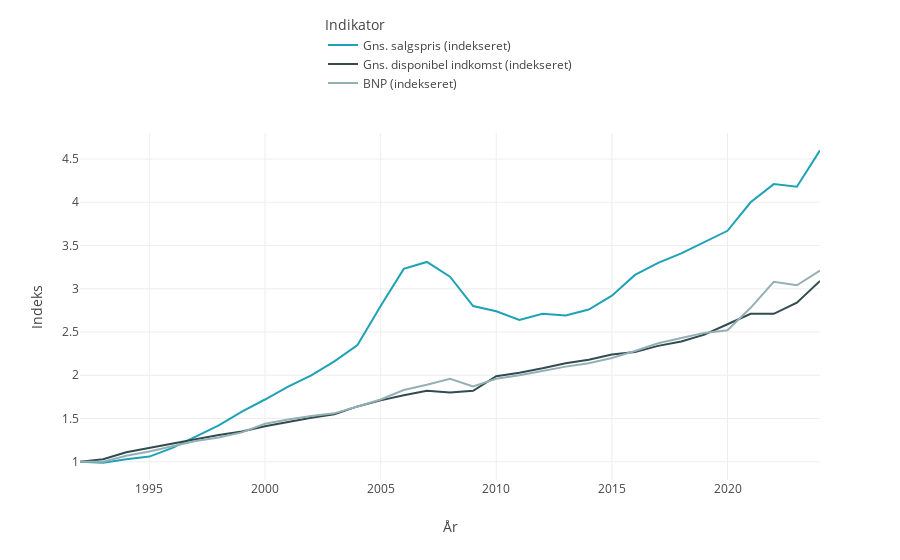

This figure's notebook cell:
### Markdown cell above
### Danish

### Code cell
# Renaming labels for chart
translations = {
    "Average sales price (indexed)": "Gns. salgspris (indekseret)",
    "Average disposable income (indexed)": "Gns. disponibel indkomst (indekseret)",
    "GDP (indexed)": "BNP (indekseret)",
    "Year": "År",
    "Index": "Indeks",
    "Indicator": "Indikator",
}
data_to_display["Indicator"] = data_to_display["Indicator"].map(translations)
data_to_display = data_to_display.rename(columns=translations)

# Plotting the data on a chart
fig = px.line(
    data_to_display,
    x="År",
    y="Indeks",
    color="Indikator",
)
# fig.update_layout({"title": chart_title_dk})
fig.update_traces(textposition="top center")

# Customize the layout to position the legend in the middle on top
fig.update_layout(
    legend=dict(
        x=0.5,  # Position along the x-axis (0.5 is the center)
        y=1.1,  # Position above the plot area (greater than 1 to move it above)
        xanchor="center",  # Center the legend horizontally
        yanchor="bottom",  # Align the bottom of the legend to the y=1.1 position
        bgcolor="rgba(255, 255, 255, 0.5)",  # Transparent background for the legend
    ),
)

# Export to a standalone HTML file
html_str = pio.to_html(fig, full_html=False, include_plotlyjs="cdn")
with open("Charts/Figure3_DK.html", "w", encoding="utf-8") as f:
    f.write(html_str)

# Exporting as a PNG file
# fig.write_image("Charts/Figure3_DK.png")

# Previewing
fig

### Figure 1 — Plotly figure (JSON) as saved in the notebook; plotly's stock layout.template omitted (floating-point values rounded to 4 significant figures)
{"data": [{"hovertemplate": "Indikator=Gns. salgspris (indekseret)<br>År=%{x}<br>Indeks=%{y}<extra></extra>", "legendgroup": "Gns. salgspris (indekseret)", "line": {"color": "#1ea2b5", "dash": "solid"}, "marker": {"symbol": "circle"}, "mode": "lines", "name": "Gns. salgspris (indekseret)", "orientation": "v", "showlegend": true, "textposition": "top center", "type": "scatter", "x": [2024, 2023, 2022, 2021, 2020, 2019, 2018, 2017, 2016, 2015, 2014, 2013, 2012, 2011, 2010, 2009, 2008, 2007, 2006, 2005, 2004, 2003, 2002, 2001, 2000, 1999, 1998, 1997, 1996, 1995, 1994, 1993, 1992], "xaxis": "x", "y": [4.6, 4.18, 4.21, 4, 3.67, 3.54, 3.41, 3.3, 3.16, 2.92, 2.76, 2.69, 2.71, 2.64, 2.74, 2.8, 3.14, 3.31, 3.23, 2.8, 2.35, 2.16, 2, 1.87, 1.72, 1.58, 1.42, 1.29, 1.16, 1.06, 1.03, 0.99, 1], "yaxis": "y"}, {"hovertemplate": "Indikator=Gns. disponibel indkomst (indekseret)<br>År=%{x}<br>Indeks=%{y}<extra></extra>", "legendgroup": "Gns. disponibel indkomst (indekseret)", "line": {"color": "#324b4f", "dash": "solid"}, "marker": {"symbol": "circle"}, "mode": "lines", "name": "Gns. disponibel indkomst (indekseret)", "orientation": "v", "showlegend": true, "textposition": "top center", "type": "scatter", "x": [2024, 2023, 2022, 2021, 2020, 2019, 2018, 2017, 2016, 2015, 2014, 2013, 2012, 2011, 2010, 2009, 2008, 2007, 2006, 2005, 2004, 2003, 2002, 2001, 2000, 1999, 1998, 1997, 1996, 1995, 1994, 1993, 1992], "xaxis": "x", "y": [3.09, 2.84, 2.71, 2.71, 2.59, 2.47, 2.39, 2.34, 2.27, 2.24, 2.18, 2.14, 2.08, 2.03, 1.99, 1.82, 1.8, 1.82, 1.77, 1.71, 1.64, 1.55, 1.51, 1.46, 1.41, 1.35, 1.31, 1.26, 1.21, 1.16, 1.11, 1.03, 1], "yaxis": "y"}, {"hovertemplate": "Indikator=BNP (indekseret)<br>År=%{x}<br>Indeks=%{y}<extra></extra>", "legendgroup": "BNP (indekseret)", "line": {"color": "#95b0b5", "dash": "solid"}, "marker": {"symbol": "circle"}, "mode": "lines", "name": "BNP (indekseret)", "orientation": "v", "showlegend": true, "textposition": "top center", "type": "scatter", "x": [2024, 2023, 2022, 2021, 2020, 2019, 2018, 2017, 2016, 2015, 2014, 2013, 2012, 2011, 2010, 2009, 2008, 2007, 2006, 2005, 2004, 2003, 2002, 2001, 2000, 1999, 1998, 1997, 1996, 1995, 1994, 1993, 1992], "xaxis": "x", "y": [3.21, 3.04, 3.08, 2.78, 2.52, 2.49, 2.43, 2.37, 2.28, 2.2, 2.14, 2.1, 2.05, 2, 1.96, 1.87, 1.96, 1.89, 1.83, 1.72, 1.64, 1.56, 1.53, 1.49, 1.44, 1.34, 1.28, 1.24, 1.18, 1.12, 1.07, 1, 1], "yaxis": "y"}], "layout": {"legend": {"bgcolor": "rgba(255, 255, 255, 0.5)", "title": {"text": "Indikator"}, "tracegroupgap": 0, "x": 0.5, "xanchor": "center", "y": 1.1, "yanchor": "bottom"}, "margin": {"t": 60}, "xaxis": {"anchor": "y", "domain": [0, 1], "title": {"text": "År"}}, "yaxis": {"anchor": "x", "domain": [0, 1], "title": {"text": "Indeks"}}}}
